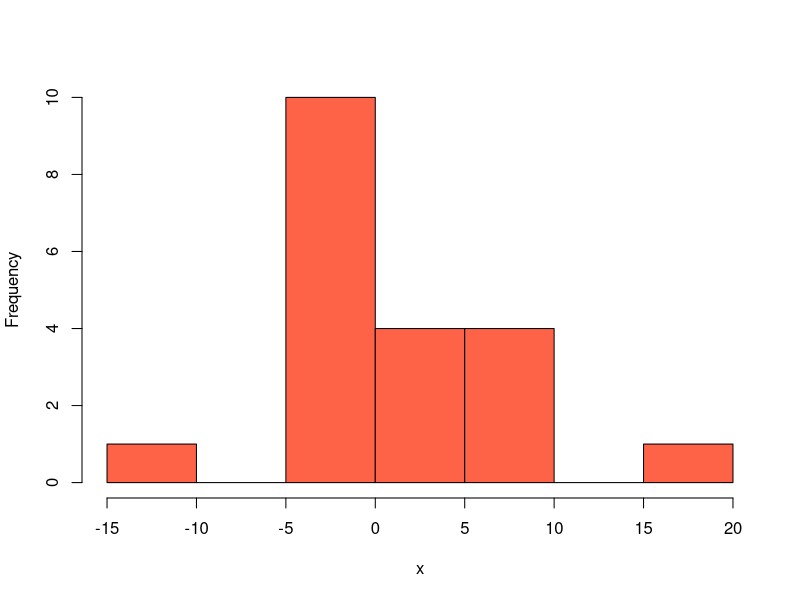
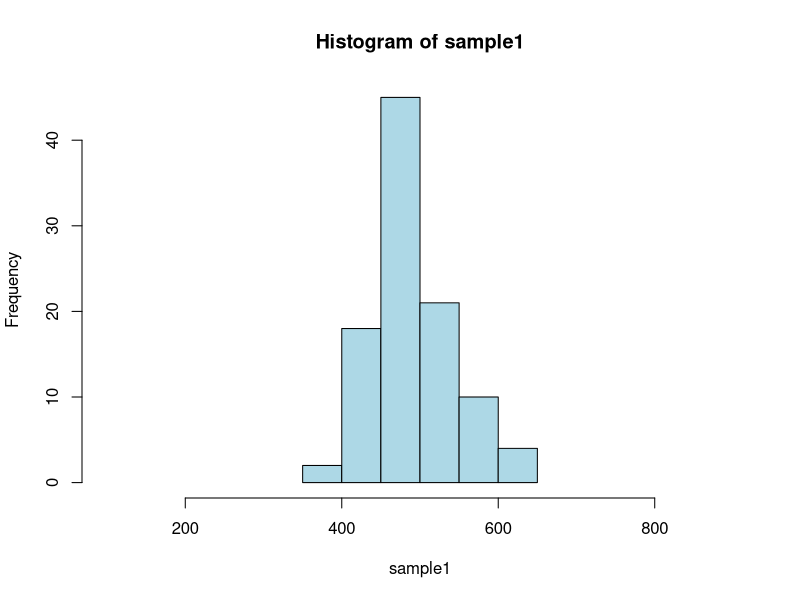
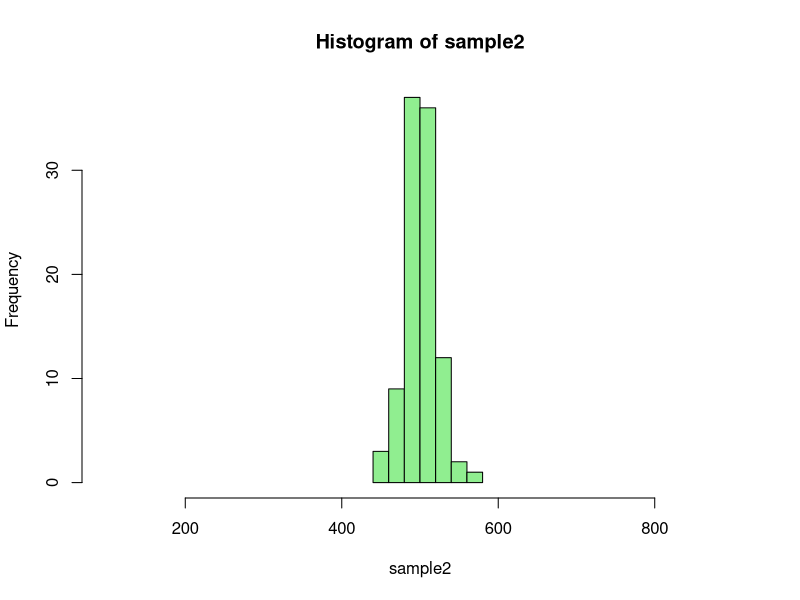
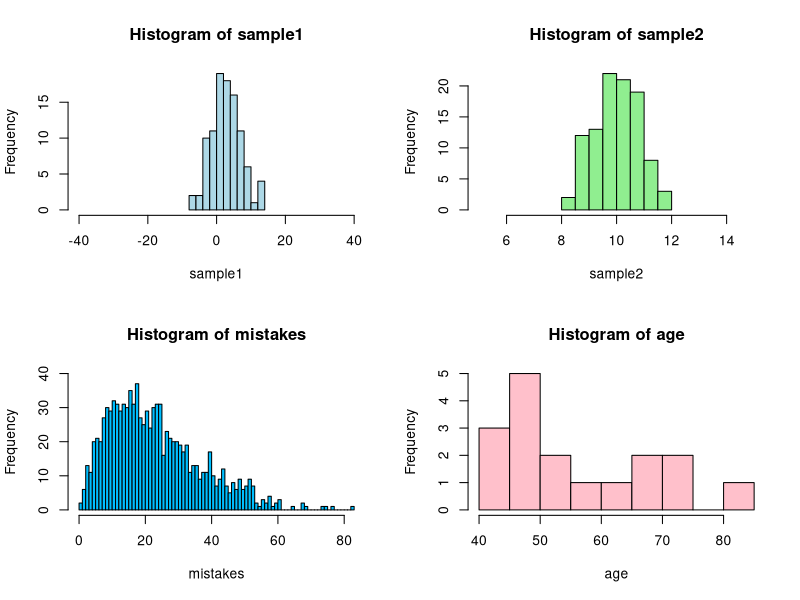

Source code (R) for these figures, in order:
## ---- chunk 1
set.seed(1234)
x <- rnorm(20, mean=3, sd=6)
hist(x, col="tomato", main="")
## ---- chunk 2
set.seed(1234)
sample1 <- rnorm(100, 500, 50)
sample2 <- rnorm(100, 500, 20)
hist(sample1, col="lightblue", xlim=c(100, 900))
## ---- chunk 3
hist(sample2, col="lightgreen", xlim=c(100, 900))
## ---- chunk 4
set.seed(12)
sample1 <- rnorm(100, 3, 5)
sample2 <- rnorm(100, 10, 0.8)
par(mfrow=c(2,2))
hist(sample1, col="lightblue", xlim=c(-40, 40))
hist(sample2, col="lightgreen", xlim=c(5, 15))
## ---- chunk 5
set.seed(2)
mistakes <- rbeta(1000, 2, 7)*100
hist(mistakes, breaks=60, col= "deepskyblue", ylim=c(0, 40))
## ---- chunk 6
age = c(44, 50, 42, 64, 66, 42, 72, 56, 72, 54, 46, 48, 48, 52, 50, 66, 84)
## ---- chunk 7
hist(age, col="pink")
## ---- chunk 8
words = c('pie', 'bar', 'bar', 'pie', 'pie', 'bar', 'bar', 'chart')
## ---- chunk 9
table(words) * 100 / sum(table(words))
